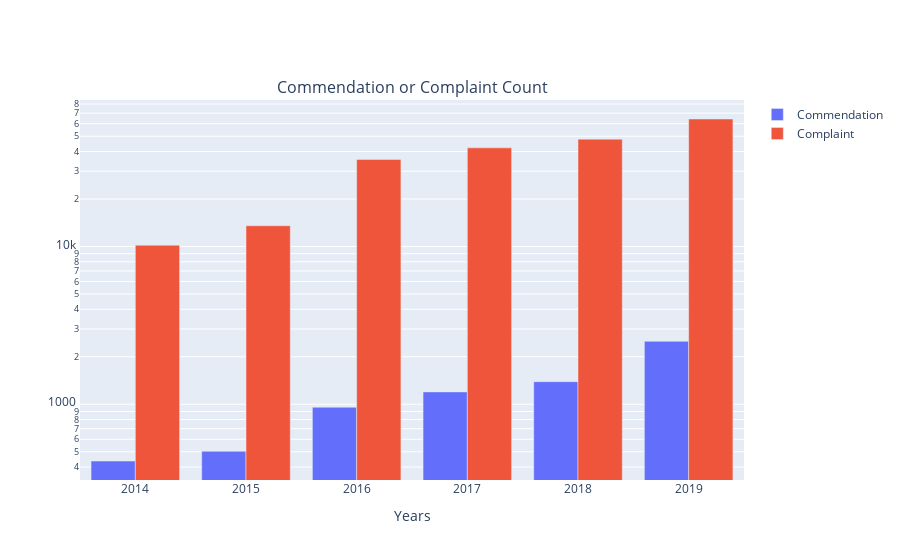

Notebook code cell kept with this figure:
### Code cell
fig=make_subplots(rows=1,cols=1,
subplot_titles=("Commendation or Complaint Count",))
fig.add_trace(go.Bar(x=subways_commendation_and_complaints[subways_commendation_and_complaints['Commendation or Complaint']=='Commendation']['Year'],
                    y=subways_commendation_and_complaints[subways_commendation_and_complaints['Commendation or Complaint']=='Commendation']['count'],
                    showlegend=True,name='Commendation')
                   ,row=1,col=1)
fig.add_trace(go.Bar(x=subways_commendation_and_complaints[subways_commendation_and_complaints['Commendation or Complaint']=='Complaint']['Year'],
                    y=subways_commendation_and_complaints[subways_commendation_and_complaints['Commendation or Complaint']=='Complaint']['count'],
                    showlegend=True,name='Complaint')
                   ,row=1,col=1)
fig.update_yaxes(type='log')
fig.update_xaxes(title='Years')
# fig.update_layout(height=1000, width=1000)

### Figure 1 — Plotly figure (JSON) as saved in the notebook; plotly's stock layout.template omitted (floating-point values rounded to 4 significant figures)
{"data": [{"name": "Commendation", "showlegend": true, "type": "bar", "x": [2014, 2015, 2016, 2017, 2018, 2019], "xaxis": "x", "y": [437, 504, 958, 1198, 1391, 2508], "yaxis": "y"}, {"name": "Complaint", "showlegend": true, "type": "bar", "x": [2014, 2015, 2016, 2017, 2018, 2019], "xaxis": "x", "y": [10193, 13541, 35661, 42195, 47925, 64289], "yaxis": "y"}], "layout": {"annotations": [{"font": {"size": 16}, "showarrow": false, "text": "Commendation or Complaint Count", "x": 0.5, "xanchor": "center", "xref": "paper", "y": 1, "yanchor": "bottom", "yref": "paper"}], "xaxis": {"anchor": "y", "domain": [0, 1], "title": {"text": "Years"}}, "yaxis": {"anchor": "x", "domain": [0, 1], "type": "log"}}}
